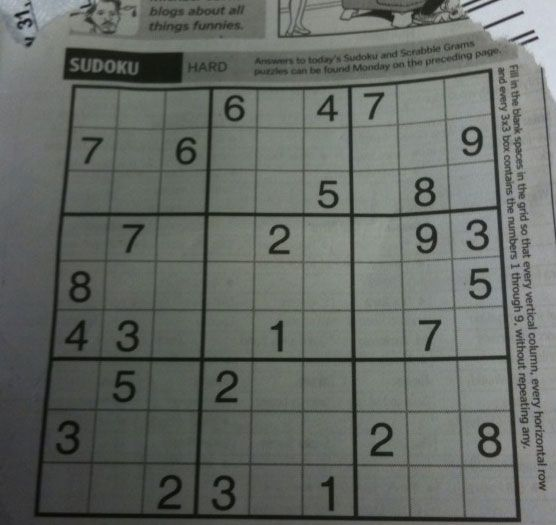
#> input picture 计算机视觉/计算机视觉4/1.jpg, 556 x 525 px
$ python main.py
#> lines starting #> are read from the running program, lines starting #| are printed output that depends on the picture; after the words box and inside, x2 and y2 are one past the last pixel; in counts of white or black regions, pixels touching at a corner belong together
import cv2 as cv
import numpy as np

# 读图
img = cv.imread('1.jpg')
#> img is the input picture: shape (525, 556, 3); mean B, G, R 100.9, 105.9, 101.2
# 灰度化
gray = cv.cvtColor(img, cv.COLOR_BGR2GRAY)
# 提取canny边缘
edges = cv.Canny(gray, 50, 150, apertureSize=3)
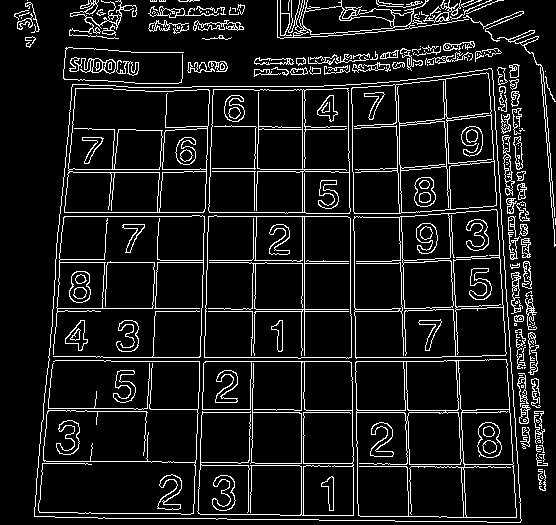
#> edges: shape (525, 556); 9.8% white in thin lines or dots
# 霍夫变换
lines = cv.HoughLines(edges, 1, np.pi / 180, 200)
#> lines = 30 rows, first 8: [357, 1.57], [361, 1.57], [304, 0], [216, 0.0349], [212, 0.0349], [216, 1.57], [412, 1.57], [257, 0.0175]
for line in lines:
    rho, theta = line[0]
    a = np.cos(theta)
    b = np.sin(theta)
    x0 = a * rho
    y0 = b * rho
    x1 = int(x0 + 1000 * (-b))
    y1 = int(y0 + 1000 * (a))
    x2 = int(x0 - 1000 * (-b))
    y2 = int(y0 - 1000 * (a))
    # 画线
    cv.line(img, (x1, y1), (x2, y2), (0, 0, 255), 2)
#> this loop made 30 passes
#> (rho, theta, a, b, x0, y0, x1, y1) on passes 1 to 12: (357, 1.57, -4.37e-08, 1, -1.56e-05, 357, -1000, 356), (361, 1.57, -4.37e-08, 1, -1.58e-05, 361, -1000, 360), (304, 0, 1, 0, 304, 0, 304, 1000), (216, 0.0349, 0.999, 0.0349, 215.9, 7.54, 180, 1006), (212, 0.0349, 0.999, 0.0349, 211.9, 7.4, 176, 1006), (216, 1.57, -4.37e-08, 1, -9.44e-06, 216, -1000, 215), (412, 1.57, -4.37e-08, 1, -1.8e-05, 412, -1000, 411), (257, 0.0175, 1, 0.0175, 257, 4.49, 239, 1004), (311, 1.57, -4.37e-08, 1, -1.36e-05, 311, -1000, 310), (-349, 3.12, -1, 0.0175, 348.9, -6.09, 331, -1005), (212, 1.57, -4.37e-08, 1, -9.27e-06, 212, -1000, 211), (-393, 3.11, -0.999, 0.0349, 392.8, -13.72, 357, -1013)
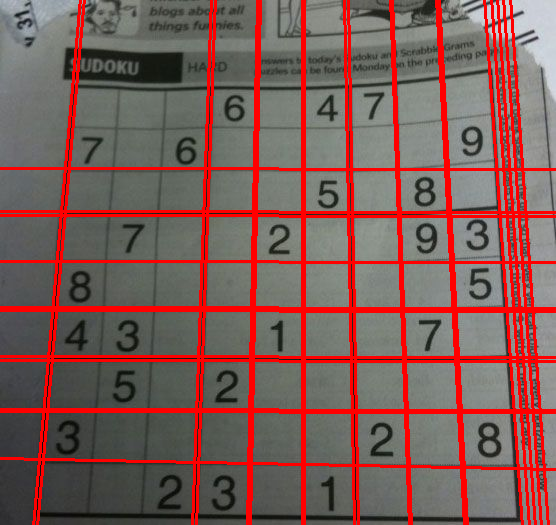
#> img: shape (525, 556, 3); 15.39% of pixels changed, all inside (x1, y1, x2, y2) = (0, 0, 556, 525)

cv.imwrite('houghlines.jpg', img)
